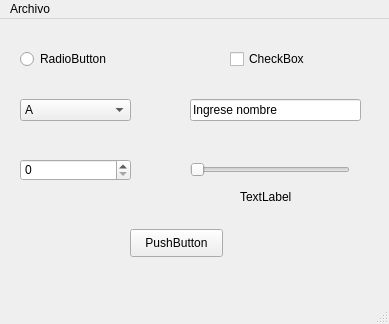
<?xml version="1.0" encoding="UTF-8"?>
<ui version="4.0">
 <class>MainWindow</class>
 <widget class="QMainWindow" name="MainWindow">
  <property name="geometry">
   <rect>
    <x>0</x>
    <y>0</y>
    <width>389</width>
    <height>324</height>
   </rect>
  </property>
  <property name="windowTitle">
   <string>Hola mundo</string>
  </property>
  <property name="toolButtonStyle">
   <enum>Qt::ToolButtonIconOnly</enum>
  </property>
  <widget class="QWidget" name="centralwidget">
   <widget class="QPushButton" name="pushButton">
    <property name="geometry">
     <rect>
      <x>130</x>
      <y>210</y>
      <width>93</width>
      <height>28</height>
     </rect>
    </property>
    <property name="text">
     <string>PushButton</string>
    </property>
   </widget>
   <widget class="QLineEdit" name="lineEdit">
    <property name="geometry">
     <rect>
      <x>190</x>
      <y>80</y>
      <width>171</width>
      <height>22</height>
     </rect>
    </property>
    <property name="text">
     <string>Ingrese nombre</string>
    </property>
   </widget>
   <widget class="QRadioButton" name="radioButton">
    <property name="geometry">
     <rect>
      <x>20</x>
      <y>30</y>
      <width>95</width>
      <height>20</height>
     </rect>
    </property>
    <property name="text">
     <string>RadioButton</string>
    </property>
   </widget>
   <widget class="QCheckBox" name="checkBox">
    <property name="geometry">
     <rect>
      <x>230</x>
      <y>30</y>
      <width>81</width>
      <height>20</height>
     </rect>
    </property>
    <property name="text">
     <string>CheckBox</string>
    </property>
   </widget>
   <widget class="QComboBox" name="comboBox">
    <property name="geometry">
     <rect>
      <x>20</x>
      <y>80</y>
      <width>111</width>
      <height>22</height>
     </rect>
    </property>
    <item>
     <property name="text">
      <string>A</string>
     </property>
    </item>
    <item>
     <property name="text">
      <string>B</string>
     </property>
    </item>
   </widget>
   <widget class="QSpinBox" name="spinBox">
    <property name="geometry">
     <rect>
      <x>20</x>
      <y>140</y>
      <width>111</width>
      <height>22</height>
     </rect>
    </property>
   </widget>
   <widget class="QSlider" name="horizontalSlider">
    <property name="geometry">
     <rect>
      <x>190</x>
      <y>140</y>
      <width>160</width>
      <height>22</height>
     </rect>
    </property>
    <property name="orientation">
     <enum>Qt::Horizontal</enum>
    </property>
   </widget>
   <widget class="QLabel" name="textLabel">
    <property name="geometry">
     <rect>
      <x>240</x>
      <y>170</y>
      <width>55</width>
      <height>16</height>
     </rect>
    </property>
    <property name="text">
     <string>TextLabel</string>
    </property>
   </widget>
  </widget>
  <widget class="QMenuBar" name="menubar">
   <property name="geometry">
    <rect>
     <x>0</x>
     <y>0</y>
     <width>389</width>
     <height>26</height>
    </rect>
   </property>
   <widget class="QMenu" name="menuArchivo">
    <property name="title">
     <string>Archivo</string>
    </property>
    <addaction name="menuBar"/>
   </widget>
   <addaction name="menuArchivo"/>
  </widget>
  <widget class="QStatusBar" name="statusbar"/>
  <action name="menuBar">
   <property name="text">
    <string>Cerrar</string>
   </property>
  </action>
 </widget>
 <resources/>
 <connections/>
</ui>
